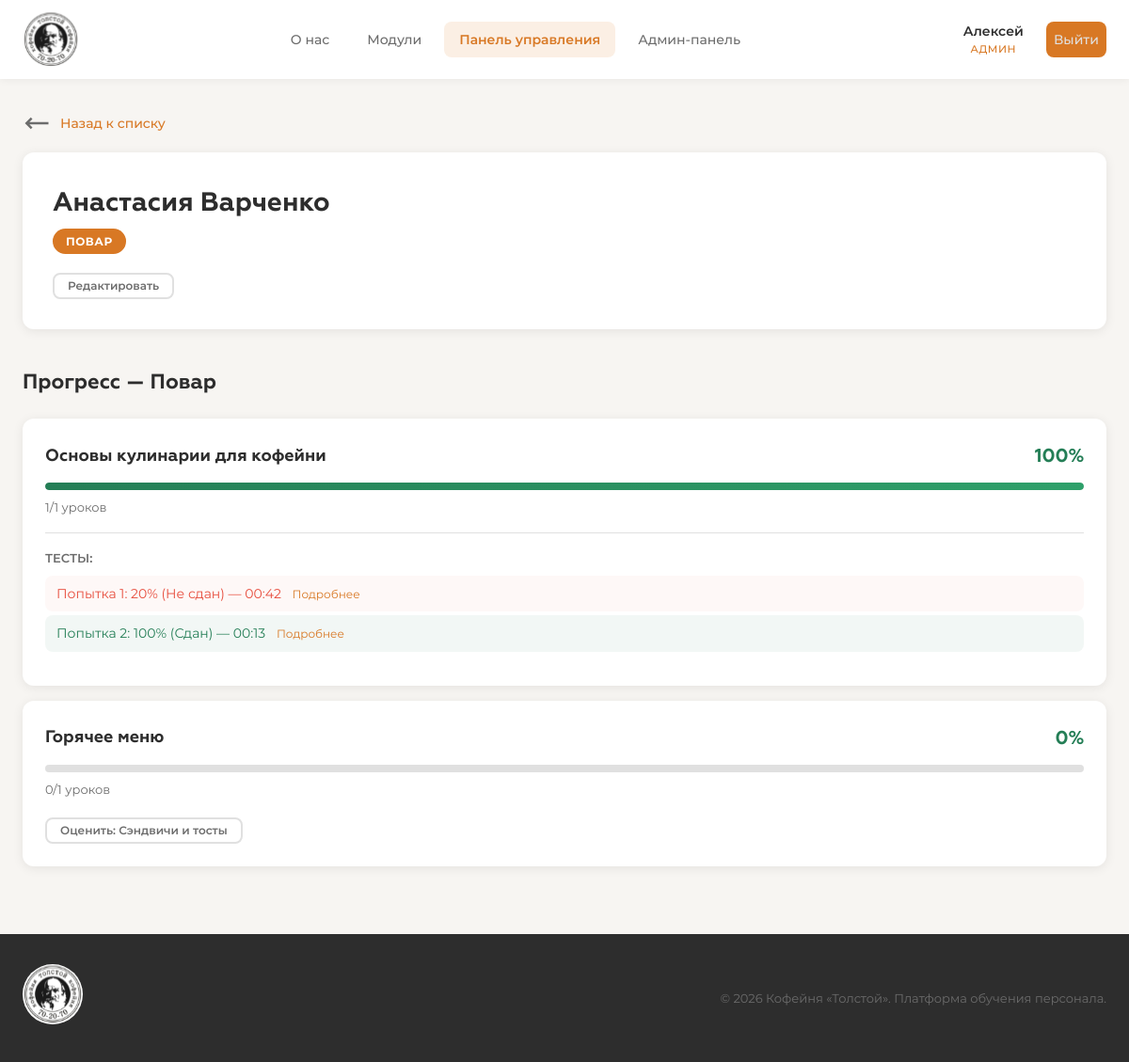
Page /dashboard/employees/13/ (signed in) on the committed database.
### accounts/models.py (models this page shows, shortened)
class User(AbstractUser):
    ROLE_CHOICES = [
        ('trainee_barista', 'Стажёр-бариста'),
        ('barista', 'Бариста'),
        ('senior_barista', 'Старший бариста'),
        ('cook', 'Повар'),
        ('manager', 'Менеджер'),
        ('admin', 'Администратор'),
    ]
    role = models.CharField(
        max_length=20,
        choices=ROLE_CHOICES,
        default='trainee_barista',
        verbose_name='Роль'
    )
    must_change_password = models.BooleanField(
        default=True,
        verbose_name='Требуется смена пароля'
    )
    avatar = models.ImageField(
        upload_to='avatars/',
        blank=True,
        null=True,
        verbose_name='Аватар'
    )
    phone = models.CharField(
        max_length=20,
        blank=True,
        verbose_name='Телефон'
    )
    bio = models.TextField(
        blank=True,
        verbose_name='О себе'
    )
    date_hired = models.DateField(
        blank=True,
        null=True,
        verbose_name='Дата приёма на работу'
    )
    class Meta:
        verbose_name = 'Пользователь'
        verbose_name_plural = 'Пользователи'
    @property
    def is_admin(self):
        return self.role == 'admin' or self.is_superuser
    def get_role_display_short(self):
        role_map = {
            'trainee_barista': 'Стажёр',
            'barista': 'Бариста',
            'senior_barista': 'Ст. бариста',
            'cook': 'Повар',
            'manager': 'Менеджер',
            'admin': 'Админ',
        }
        return role_map.get(self.role, self.role)

### training/models.py (models this page shows, shortened)
class Program(models.Model):
    ROLE_CHOICES = [
        ('trainee_barista', 'Стажёр-бариста'),
        ('barista', 'Бариста'),
        ('senior_barista', 'Старший бариста'),
        ('cook', 'Повар'),
        ('manager', 'Менеджер'),
    ]
    name = models.CharField(max_length=200, verbose_name='Название программы')
    role = models.CharField(
        max_length=20,
        choices=ROLE_CHOICES,
        unique=True,
        verbose_name='Роль'
    )
    description = models.TextField(blank=True, verbose_name='Описание')
    image = models.ImageField(
        upload_to='programs/',
        blank=True,
        null=True,
        verbose_name='Изображение'
    )
    order = models.PositiveIntegerField(default=0, verbose_name='Номер программы')
    created_at = models.DateTimeField(auto_now_add=True, verbose_name='Дата создания')
    class Meta:
        verbose_name = 'Программа обучения'
        verbose_name_plural = 'Программы обучения'
        ordering = ['order', '-created_at']

class Module(models.Model):
    program = models.ForeignKey(
        Program,
        on_delete=models.CASCADE,
        related_name='modules',
        verbose_name='Программа'
    )
    name = models.CharField(max_length=200, verbose_name='Название модуля')
    description = models.TextField(blank=True, verbose_name='Краткое описание')
    goal = models.TextField(blank=True, verbose_name='Цель модуля')
    image = models.ImageField(
        upload_to='modules/',
        blank=True,
        null=True,
        verbose_name='Изображение'
    )
    order = models.PositiveIntegerField(default=0, verbose_name='Порядок')
    created_at = models.DateTimeField(auto_now_add=True, verbose_name='Дата создания')
    class Meta:
        verbose_name = 'Модуль'
        verbose_name_plural = 'Модули'
        ordering = ['order', '-created_at']

class Lesson(models.Model):
    module = models.ForeignKey(
        Module,
        on_delete=models.CASCADE,
        related_name='lessons',
        verbose_name='Модуль'
    )
    number = models.PositiveIntegerField(verbose_name='Номер урока')
    title = models.CharField(max_length=200, verbose_name='Название урока')
    image = models.ImageField(
        upload_to='lessons/',
        blank=True,
        null=True,
        verbose_name='Изображение урока'
    )
    content = models.TextField(verbose_name='Материал урока')
    practice_task = models.TextField(
        blank=True,
        verbose_name='Задание на практику'
    )
    order = models.PositiveIntegerField(default=0, verbose_name='Порядок')
    created_at = models.DateTimeField(auto_now_add=True, verbose_name='Дата создания')
    class Meta:
        verbose_name = 'Урок'
        verbose_name_plural = 'Уроки'
        ordering = ['number']

### testing/models.py (models this page shows, shortened)
class TestAttempt(models.Model):
    user = models.ForeignKey(
        settings.AUTH_USER_MODEL,
        on_delete=models.CASCADE,
        related_name='test_attempts',
        verbose_name='Пользователь'
    )
    test = models.ForeignKey(
        Test,
        on_delete=models.CASCADE,
        related_name='attempts',
        verbose_name='Тест'
    )
    attempt_number = models.PositiveIntegerField(
        default=1,
        verbose_name='Номер попытки'
    )
    score = models.FloatField(default=0, verbose_name='Результат (%)')
    total_questions = models.PositiveIntegerField(default=0, verbose_name='Всего вопросов')
    correct_answers = models.PositiveIntegerField(default=0, verbose_name='Правильных ответов')
    is_passed = models.BooleanField(default=False, verbose_name='Сдан')
    is_completed = models.BooleanField(default=False, verbose_name='Завершён')
    started_at = models.DateTimeField(auto_now_add=True, verbose_name='Начало')
    completed_at = models.DateTimeField(
        blank=True, null=True, verbose_name='Завершение'
    )
    locked_until = models.DateTimeField(
        blank=True, null=True, verbose_name='Заблокирован до'
    )
    class Meta:
        verbose_name = 'Попытка теста'
        verbose_name_plural = 'Попытки тестов'
        ordering = ['-started_at']
    @property
    def time_spent(self):
        if self.completed_at and self.started_at:
            delta = self.completed_at - self.started_at
            total_seconds = int(delta.total_seconds())
            minutes = total_seconds // 60
            seconds = total_seconds % 60
            return f"{minutes:02d}:{seconds:02d}"
        return None

### dashboard/views.py (the view)
    @login_required
    def wrapper(request, *args, **kwargs):
        if not request.user.is_admin:
            messages.error(request, 'Доступ запрещён.')
            return redirect('training:about')
        return view_func(request, *args, **kwargs)

### dashboard/views.py (called while the page is built)
def admin_required(view_func):
    @login_required
    def wrapper(request, *args, **kwargs):
        if not request.user.is_admin:
            messages.error(request, 'Доступ запрещён.')
            return redirect('training:about')
        return view_func(request, *args, **kwargs)
    wrapper.__name__ = view_func.__name__
    return wrapper

### dashboard/templates/dashboard/employee_detail.html (shortened to what this page needs)
{% extends "base.html" %}
{% load static %}
{% block content %}
<div class="container">
    <div class="arrow-block">
        <a href="{% url 'dashboard:employee_list' %}" class="back-link"><img src="{% static "images/arrow-left.svg" %}" class="icon-img"> Назад к списку</a>
    </div>
    <div class="profile-header">
        <div class="profile-info">
            <h1 class="profile-name">{{ employee.get_full_name|default:employee.username }}</h1>
            <span class="profile-role-badge">{{ employee.get_role_display }}</span>
            <a href="{% url 'dashboard:employee_edit' employee.id %}" class="btn btn-outline btn-sm">Редактировать</a>
        </div>
    </div>
    {% if program %}
    <section class="profile-section">
        <h2 class="section-title">Прогресс — {{ program.name }}</h2>
        {% for item in modules_progress %}
        <div class="module-progress-card">
            <div class="module-progress-header">
                <h3>{{ item.module.name }}</h3>
                <span class="progress-percent">{{ item.percent }}%</span>
            </div>
            <div class="progress-bar-container">
                <div class="progress-bar" style="width: {{ item.percent }}%"></div>
            </div>
            <p class="progress-detail">{{ item.done }}/{{ item.total }} уроков</p>
            {% if item.test_attempts %}
            <div class="test-attempts-mini">
                <h4>Тесты:</h4>
                {% for attempt in item.test_attempts %}
                <div class="attempt-mini {% if attempt.is_passed %}passed{% else %}failed{% endif %}">
                    Попытка {{ attempt.attempt_number }}: {{ attempt.score|floatformat:0 }}%
                    ({% if attempt.is_passed %}Сдан{% else %}Не сдан{% endif %})
                    {% if attempt.time_spent %} — {{ attempt.time_spent }}{% endif %}
                    <a href="{% url 'testing:test_result' attempt.id %}" class="link-sm">Подробнее</a>
                </div>
                {% endfor %}
            </div>
            {% endif %}
            <div class="practice-grades-admin">
                {% for lesson in item.module.lessons.all %}
                {% if lesson.practice_task %}
                <a href="{% url 'dashboard:practice_grade' employee.id lesson.id %}" class="btn btn-outline btn-sm">
                    Оценить: {{ lesson.title }}
                </a>
                {% endif %}
                {% endfor %}
            </div>
        </div>
        {% endfor %}
    </section>
    {% endif %}
</div>
{% endblock %}

### templates/base.html (shortened to what this page needs)
{% load static %}
<!DOCTYPE html>
<html lang="ru">
<head>
    <link rel="stylesheet" href="{% static 'css/style.css' %}">
</head>
<body>
    {% if user.is_authenticated and not user.must_change_password or user.is_admin %}
    <nav class="navbar">
        <div class="nav-container">
            <a href="{% url 'training:about' %}" class="nav-logo">
                <img src="{% static "images/logo.svg" %}" class="logo-img">
            </a>
            <div class="nav-links" id="nav-links">
                <a href="{% url 'training:about' %}" class="nav-link {% if request.resolver_match.url_name == 'about' %}active{% endif %}">
                    О нас
                </a>
                <a href="{% url 'training:modules' %}" class="nav-link {% if 'modules' in request.path or 'lessons' in request.path %}active{% endif %}">
                    Модули
                </a>
                {% if user.is_admin %}
                <a href="{% url 'dashboard:index' %}" class="nav-link {% if 'dashboard' in request.path %}active{% endif %}">
                    Панель управления
                </a>
                <a href="{% url 'admin:index' %}" class="nav-link {% if 'django-admin' in request.path %}active{% endif %}">
                    Админ-панель
                </a>
                {% endif %}
            </div>
            <div class="nav-user" id="nav-user">
                <a href="{% url 'accounts:profile' %}" class="user-btn">
                    <span class="user-name">{{ user.first_name|default:user.username }}</span>
                    <span class="user-role">{{ user.get_role_display_short }}</span>
                </a>
                <a href="{% url 'accounts:logout' %}" class="logout-btn" title="Выйти">
                    Выйти
                </a>
            </div>
        </div>
    </nav>
    {% endif %}
    <main class="main-content">
        {% block content %}{% endblock %}
    </main>
    {% if user.is_authenticated and not user.must_change_password or user.is_admin %}
    <footer class="footer">
        <div class="footer-container">
            <div class="footer-brand">
                <img src="{% static "images/logo.svg" %}" class="logo-img-footer">
            </div>
            <p class="footer-text">© 2026 Кофейня «Толстой». Платформа обучения персонала.</p>
        </div>
    </footer>
    {% endif %}
</body>
</html>

### rows in the picture
User: first_name "Алексей", get_role_display_short "АДМИН"
User: get_full_name "Анастасия Варченко", role "ПОВАР"
Program: name "Повар"
Module: module.name "Основы кулинарии для кофейни", percent "100", done "1", total "1"
TestAttempt: attempt_number "1", score "20", is_passed "Не сдан", time_spent "00:42"
TestAttempt: attempt_number "2", score "100", is_passed "Сдан", time_spent "00:13"
Module: module.name "Горячее меню", percent "0", done "0", total "1"
Lesson: title "Сэндвичи и тосты"
